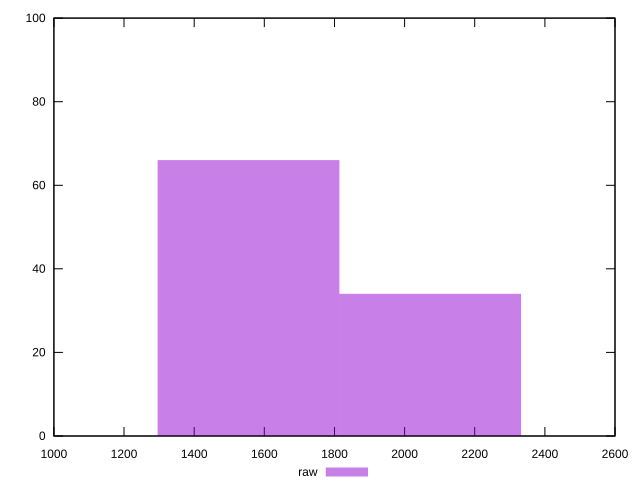

The script that saved this image:
reset
set terminal svg size 640, 490 enhanced background rgb 'white'
set output "reprap/speed-index/samples/pages+cached+noexternal+nofonts/raw/histogram.svg"

$raw <<EOF
1554.688735221012 66
2072.9183136280158 34
EOF

set key outside below
set boxwidth 518.2295784070039
set yrange [0:100]
set style fill transparent solid 0.5 noborder

plot \
  $raw title "raw" with boxes, \


reset
